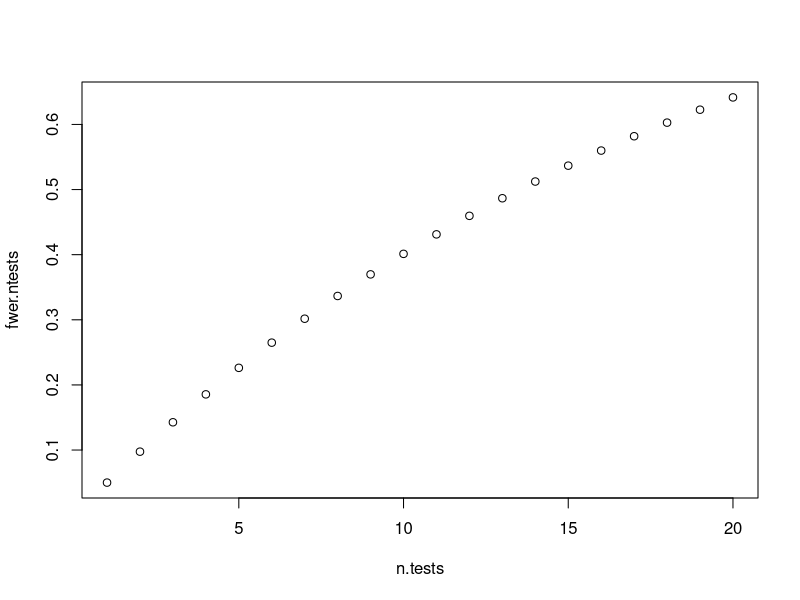
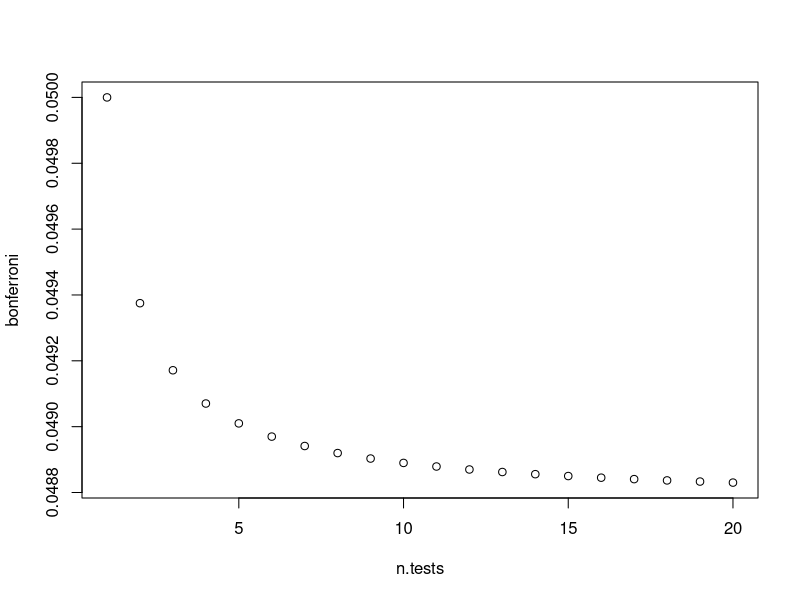

Write R code to recreate these figures, in order.
# FWER - at least one significant result

fwer = function(p.val, n.tests) return(1 - (1-p.val)^n.tests)
fwer(.05,2) 
fwer(.05, 5)
fwer(.05, 1:10)
n.tests = 1:20
fwer.ntests = fwer(.05, n.tests)
plot(n.tests, fwer.ntests)

bonferroni = fwer(.05/n.tests, n.tests)
plot(n.tests, bonferroni)


# sample.space 
# [.95 Test1NonSig, .95 Test2NonSig]
# [.05 Test1Sig, .95 Test2NonSig]
# [.95 Test1NonSig, .05 Test2Sig]
# [.05 Test1Sig, .05 Test2Sig]
#  .95^2 + .05*.95*2 + .05^2
# at least one nonsig test = 1 - .05^2 = 1 - all sig
# at least one sig test = 1 - (1-.05)^2 = 1 - all nonsig

# x^2 + 2xy + y^2